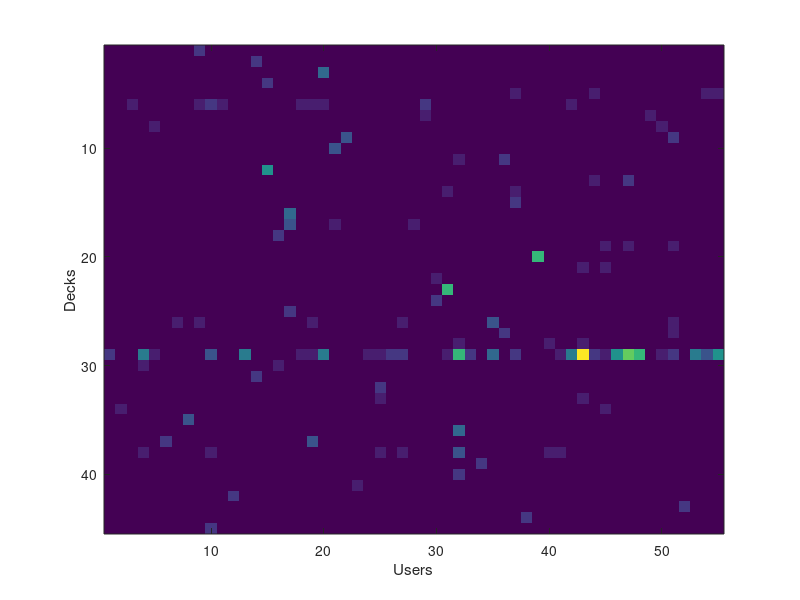

Write the MATLAB code that produced this figure. (Note: this script raises an error after producing the figure.)
%% Machine Learning Online Class
%  Exercise 8 | Anomaly Detection and Collaborative Filtering
%
%  Instructions
%  ------------
%
%  This file contains code that helps you get started on the
%  exercise. You will need to complete the following functions:
%
%     estimateGaussian.m
%     selectThreshold.m
%     cofiCostFunc.m
%
%  For this exercise, you will not need to change any code in this file,
%  or any other files other than those mentioned above.
%

%% =============== Part 1: Loading movie ratings dataset ================
%  You will start by loading the movie ratings dataset to understand the
%  structure of the data.
% 
clear all;

fprintf('Loading dataset - Number of Meetings wrt focussed Users and Decks\n\n');
pause;

%  Load data
% load ('ex8_movies.mat');
% load ('ex8decksusagedata1.mat');
load ('ex8decksusagedata3.mat');

fprintf('Loading completed\n\n');
pause;

%  Y is a 1682x943 matrix, containing ratings (1-5) of 1682 movies on 
%  943 users
%
%  R is a 1682x943 matrix, where R(i,j) = 1 if and only if user j gave a
%  rating to movie i

%  From the matrix, we can compute statistics like average rating.
% R(1, :) - First row of 0 and 1 for all 943 users
% Y(1, :) - Ratings for Movie 1 for all 943 users
% Y(1, R(1, :)) - Ratings for Movie 1 filter for only ones that are rated
% Y(1, R(0, :)) - Error, 0 not allowed
% fprintf('Average rating for movie 1 (Toy Story): %f / 5\n\n',mean(Y(1, R(1, :))));
% fprintf('Average rating for movie 2 (Golden Eye): %f / 5\n\n',mean(Y(2, R(1, :))));

%  We can "visualize" the ratings matrix by plotting it with imagesc
imagesc(Y);
ylabel('Decks');
xlabel('Users');

fprintf('\nProgram paused. Press enter to continue.\n');
pause;

%% ============ Part 2: Collaborative Filtering Cost Function ===========
%  You will now implement the cost function for collaborative filtering.
%  To help you debug your cost function, we have included set of weights
%  that we trained on that. Specifically, you should complete the code in 
%  cofiCostFunc.m to return J.

%  Load pre-trained weights (X, Theta, num_users, num_movies, num_features)
% load ('ex8_movieParams.mat');
% load ('ex8decksparameters.mat');
% load ('ex8decksparameters2.mat');
load ('ex8decksparameters3.mat');

fprintf('Loading Parameters - Users, Decks, View Access params\n\n');

%  Reduce the data set size so that this runs faster
%  num_users = 55; num_features = 4;
num_movies = 45;
X = X(1:num_movies, 1:num_features);
Theta = Theta(1:num_users, 1:num_features);
Y = Y(1:num_movies, 1:num_users);
R = R(1:num_movies, 1:num_users);

%  Evaluate cost function
J = cofiCostFunc([X(:) ; Theta(:)], Y, R, num_users, num_movies, ...
               num_features, 0);
           
% fprintf(['Cost at loaded parameters: %f \n'], J);

fprintf('\nProgram paused. Press enter to continue.\n');
pause;

%% ============== Part 3: Collaborative Filtering Gradient ==============
%  Once your cost function matches up with ours, you should now implement 
%  the collaborative filtering gradient function. Specifically, you should 
%  complete the code in cofiCostFunc.m to return the grad argument.
%  
% fprintf('\nChecking Gradients (without regularization) ... \n');

%  Check gradients by running checkNNGradients
checkCostFunction;

fprintf('\nProgram paused. Press enter to continue.\n');
pause;


%% ========= Part 4: Collaborative Filtering Cost Regularization ========
%  Now, you should implement regularization for the cost function for 
%  collaborative filtering. You can implement it by adding the cost of
%  regularization to the original cost computation.
%  

%  Evaluate cost function
J = cofiCostFunc([X(:) ; Theta(:)], Y, R, num_users, num_movies, ...
               num_features, 1.5);
           
fprintf(['Cost at loaded parameters (lambda = 1.5): %f \n'], J);

fprintf('\nProgram paused. Press enter to continue.\n');
pause;


%% ======= Part 5: Collaborative Filtering Gradient Regularization ======
%  Once your cost matches up with ours, you should proceed to implement 
%  regularization for the gradient. 
%

%  
fprintf('\nChecking Gradients (with regularization) ... \n');

%  Check gradients by running checkNNGradients
checkCostFunction(1.5);

fprintf('\nProgram paused. Press enter to continue.\n');
pause;

%% ================== Part 7: Learning Movie Ratings ====================
%  Now, you will train the collaborative filtering model on a movie rating 
%  dataset of 1682 movies and 943 users
%

fprintf('\nTraining collaborative filtering...\n');
pause;

%  Load data
% load('ex8_movies.mat');
% load('ex8decksusagedata1.mat');
load ('ex8decksusagedata3.mat');

%  Y is a 1682x943 matrix, containing ratings (1-5) of 1682 movies by 
%  943 users
%
%  R is a 1682x943 matrix, where R(i,j) = 1 if and only if user j gave a
%  rating to movie i

%  Add our own ratings to the data matrix
% Y = [my_ratings Y];
% R = [(my_ratings ~= 0) R];

%  Normalize Ratings
% [Ynorm, Ymean] = normalizeRatings(Y, R);

%  Useful Values
num_users = size(Y, 2);
num_movies = size(Y, 1);
num_features = size(X, 2);

% Set Initial Parameters (Theta, X)
X = randn(num_movies, num_features);
Theta = randn(num_users, num_features);

initial_parameters = [X(:); Theta(:)];

% Set options for fmincg
options = optimset('GradObj', 'on', 'MaxIter', 100);

% Set Regularization
lambda = 10;
theta = fmincg (@(t)(cofiCostFunc(t, Y, R, num_users, num_movies, ...
                                num_features, lambda)), ...
                initial_parameters, options);

% Unfold the returned theta back into U and W
X = reshape(theta(1:num_movies*num_features), num_movies, num_features);
% X - 5 decks x 3 features

Theta = reshape(theta(num_movies*num_features+1:end), ...
                num_users, num_features);
save ex8theta.mat Theta X;
% Theta corresponds to which user ????
% Theta - 944 users x 10 features

fprintf('Learning completed.\n');

fprintf('\ncontinue.\n');
pause;

%% ================== Part 8: Recommendation for FIRST user ====================
%  After training the model, you can now make recommendations by computing
%  the predictions matrix.
%

% 1682 movies x 944 users - AVERAGED RATINGS
p = X * Theta';

% 1682 movies x 1 user - MY RATINGS
% Ymean represents average value - normalize or feature scaling
% my_predictions = p(:,1) + Ymean;

% 43rd user that has 12 LP (largest) - Results should be similar to new user example
my_predictions = p(:, 43);
% my_predictions (my POSSIBLE ratings) - 1682 movies * 1 user (new user)

% movieList - 1682 movies * 1
% movieList = loadMovieList();
movieList = loadDeckList();
% r - values
% ix - index
% [r. ix] = sort ([1, 2, 2, 3, 3, 1], 'descend');
% r = 3   3   2   2   1   1
% ix = 4   5   2   3   1   6
[r, ix] = sort(my_predictions, 'descend');

fprintf('\nTop THREE recommendations for FIRST user :\n');
for i=1:3
    % j - movie number
    j = ix(i);
    % very likely my_predictions(j) = 5.0 since it is only top 10
    % movieList{j} = name of the movie from original file
    fprintf('Predicting Live Pitch count %.1f for deck id %s\n', my_predictions(j), ...
            movieList{j});
end

%fprintf('\n\nOriginal ratings provided:\n');
%for i = 1:length(my_ratings)
%    if my_ratings(i) > 0 
%        fprintf('Rated %d for %s\n', my_ratings(i), ...
%                 movieList{i});
%    end
%end

%% ================ Part 9: Recommendation for similar MOVIE ==================
%  After training the model, you can now make recommendations for similar movies
%  Vectorization: Low Rank Matrix Factorization

movieIndex = 3;
sizeOfSimilarityVector = size(X, 1);
similarity = 100 * ones(sizeOfSimilarityVector, 1);

for i=1:sizeOfSimilarityVector
    if (i != movieIndex)
        similarity(i) = abs(sum(X(movieIndex) - X(i)));
    end
end
[r, ix] = sort(similarity, 'ascend');

fprintf('\nTop 3 SIMILAR decks for %s:\n', movieList{movieIndex});
for i = 1:3
    movieList{ix(i)}
end

%% ================ Part 9: Recommendation for NEW user ==================
%  After training the model, you can now make recommendations for NEW user
%  Vectorization: Mean Normalization
% mean -> sum of ratings / number of ratings -> 1 dimensional vector 
% Y -> Each existing rating - mean value in that row.
% Optimize Theta and X for min cost.
% For user 'j' (ZERO ratings) on movie 'i', (theta' * X(i) + mean(i)) 






